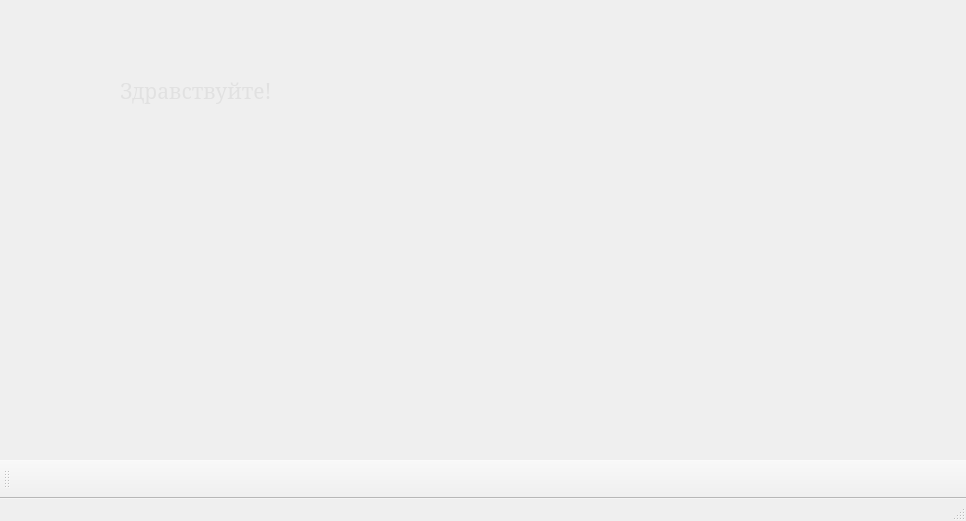
<?xml version="1.0" encoding="UTF-8"?>
<ui version="4.0">
 <class>MainWindow</class>
 <widget class="QMainWindow" name="MainWindow">
  <property name="geometry">
   <rect>
    <x>0</x>
    <y>0</y>
    <width>966</width>
    <height>521</height>
   </rect>
  </property>
  <property name="windowTitle">
   <string>MainWindow</string>
  </property>
  <widget class="QWidget" name="centralwidget">
   <widget class="QLabel" name="label">
    <property name="geometry">
     <rect>
      <x>120</x>
      <y>60</y>
      <width>691</width>
      <height>61</height>
     </rect>
    </property>
    <property name="font">
     <font>
      <family>MS Serif</family>
      <pointsize>16</pointsize>
     </font>
    </property>
    <property name="styleSheet">
     <string notr="true">background-color: transparent;
color: rgb(225, 225, 225);
border-image: none;</string>
    </property>
    <property name="text">
     <string>Здравствуйте!</string>
    </property>
   </widget>
  </widget>
  <widget class="QMenuBar" name="menubar">
   <property name="geometry">
    <rect>
     <x>0</x>
     <y>0</y>
     <width>966</width>
     <height>26</height>
    </rect>
   </property>
  </widget>
  <widget class="QStatusBar" name="statusbar"/>
  <widget class="QToolBar" name="toolBar">
   <property name="windowTitle">
    <string>toolBar</string>
   </property>
   <attribute name="toolBarArea">
    <enum>BottomToolBarArea</enum>
   </attribute>
   <attribute name="toolBarBreak">
    <bool>false</bool>
   </attribute>
   <addaction name="btn_watched"/>
   <addaction name="btn_realwatched"/>
   <addaction name="btn_profile"/>
  </widget>
  <action name="btn_profile">
   <property name="icon">
    <iconset>
     <normaloff>../../Downloads/прооооо.png</normaloff>../../Downloads/прооооо.png</iconset>
   </property>
   <property name="text">
    <string/>
   </property>
   <property name="toolTip">
    <string>Профиль</string>
   </property>
  </action>
  <action name="btn_watched">
   <property name="icon">
    <iconset>
     <normaloff>../../Downloads/попкорн.webp</normaloff>../../Downloads/попкорн.webp</iconset>
   </property>
   <property name="text">
    <string/>
   </property>
   <property name="toolTip">
    <string>Хочу посмотреть</string>
   </property>
  </action>
  <action name="btn_realwatched">
   <property name="icon">
    <iconset>
     <normaloff>../../Downloads/cup_game_geek_minecraft_mug_video_icon_183182-edited-free (carve.photos).png</normaloff>../../Downloads/cup_game_geek_minecraft_mug_video_icon_183182-edited-free (carve.photos).png</iconset>
   </property>
   <property name="text">
    <string> </string>
   </property>
   <property name="toolTip">
    <string>Просмотрено</string>
   </property>
  </action>
 </widget>
 <resources/>
 <connections/>
</ui>
